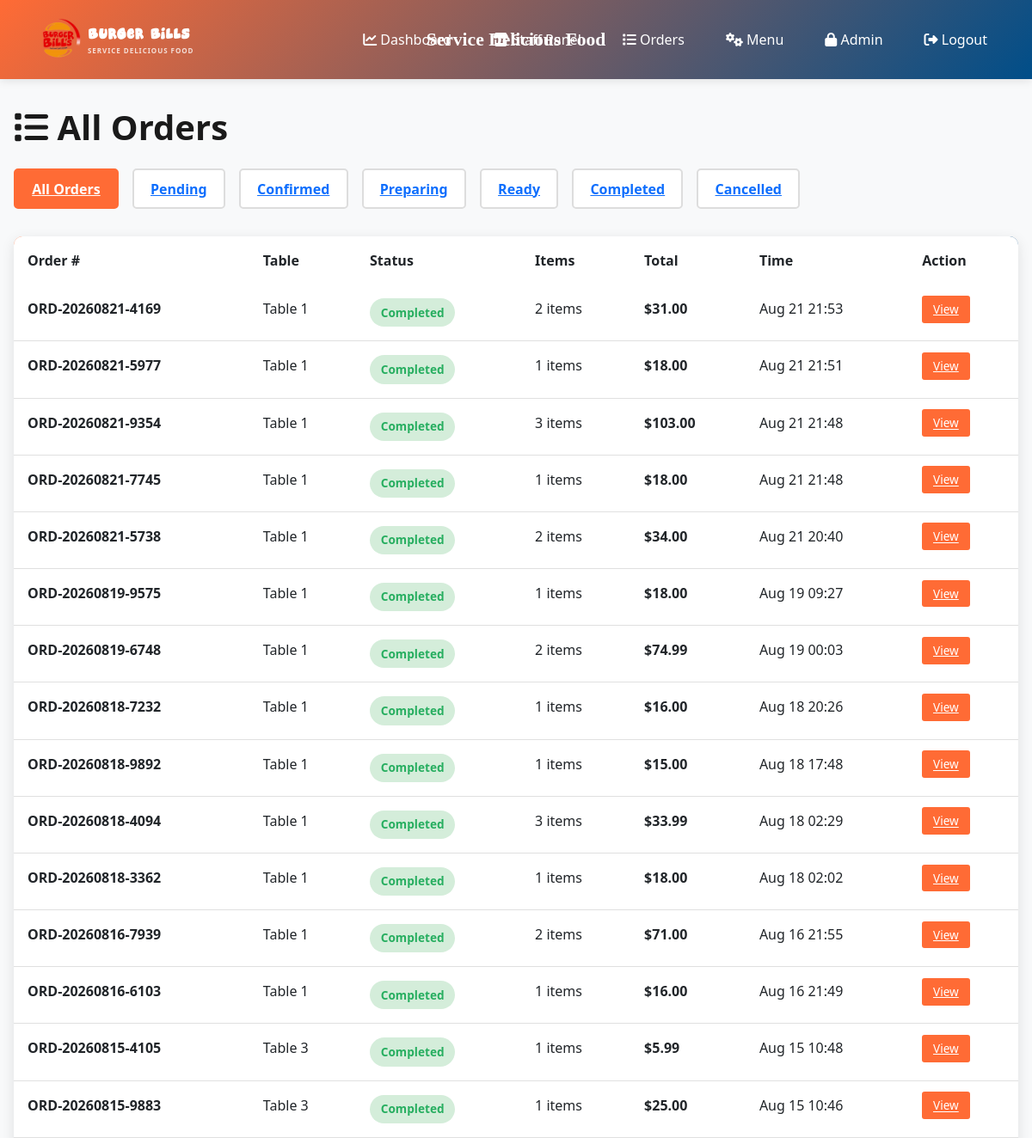
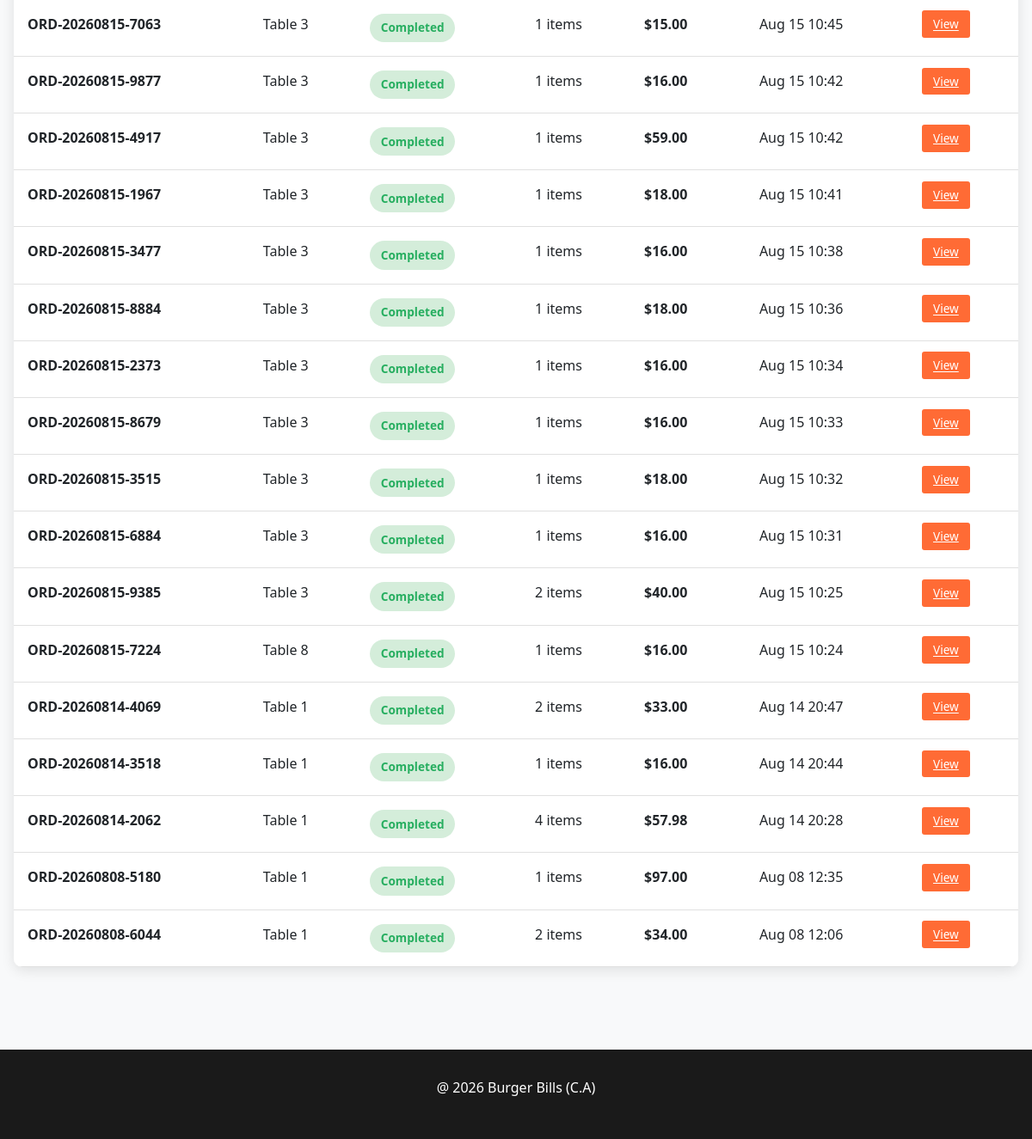
Screenshot of /orders/ (signed in) with the database file from the repository (2 pictures, top to bottom).
### menu/models.py (models this page shows, shortened)
class Order(models.Model):
    ORDER_STATUS_CHOICES = [
        ('pending', 'Pending'),
        ('confirmed', 'Confirmed'),
        ('preparing', 'Preparing'),
        ('ready', 'Ready'),
        ('completed', 'Completed'),
        ('cancelled', 'Cancelled'),
    ]
    ORDER_TYPE_CHOICES = [
        ('dine_in', 'Dine In'),
        ('pickup', 'Pickup'),
    ]
    table = models.ForeignKey(Table, on_delete=models.CASCADE, related_name='orders', null=True, blank=True)
    order_number = models.CharField(max_length=20, unique=True)
    status = models.CharField(max_length=20, choices=ORDER_STATUS_CHOICES, default='pending')
    order_type = models.CharField(max_length=20, choices=ORDER_TYPE_CHOICES, default='dine_in')
    customer_name = models.CharField(max_length=200, blank=True)
    customer_phone = models.CharField(max_length=20, blank=True)
    customer_email = models.EmailField(blank=True)
    total_amount = models.DecimalField(max_digits=10, decimal_places=2, default=0)
    special_instructions = models.TextField(blank=True)
    estimated_time = models.IntegerField(default=20, help_text="Estimated time in minutes")
    is_called = models.BooleanField(default=False, help_text="Customer has been called to pick up")
    called_at = models.DateTimeField(blank=True, null=True)
    cart_expires_at = models.DateTimeField(blank=True, null=True, help_text="Cart auto-expires after 5 minutes of inactivity")
    created_at = models.DateTimeField(auto_now_add=True)
    updated_at = models.DateTimeField(auto_now=True)
    completed_at = models.DateTimeField(blank=True, null=True)
    class Meta:
        ordering = ['-created_at']

class Table(models.Model):
    number = models.IntegerField(unique=True)
    capacity = models.IntegerField(default=4)
    qr_code = models.ImageField(upload_to='qr_codes/', blank=True, null=True)
    qr_access_token = models.UUIDField(default=uuid.uuid4, editable=False)
    qr_code_generated_at = models.DateTimeField(default=timezone.now, help_text="Timestamp when QR code was last generated")
    is_active = models.BooleanField(default=True)
    created_at = models.DateTimeField(auto_now_add=True)
    menu_access_timeout_minutes = models.IntegerField(
        default=60,
        help_text="Customer menu access expires after this many minutes of inactivity"
    )
    class Meta:
        ordering = ['number']

### menu/views.py (the view)
# urls.py: path('orders/', views.all_orders, name='all_orders'),
@login_required
def all_orders(request):
    if not request.user.is_staff:
        return redirect('index')
    status_filter = request.GET.get('status', '')
    if status_filter:
        orders = Order.objects.filter(status=status_filter).order_by('-created_at')
    else:
        orders = Order.objects.all().order_by('-created_at')
    context = {
        'orders': orders,
        'status_choices': Order.ORDER_STATUS_CHOICES,
        'selected_status': status_filter,
    }
    return render(request, 'menu/all_orders.html', context)

### templates/menu/all_orders.html (shortened to what this page needs)
{% extends 'menu/base.html' %}
{% block content %}
<h1><i class="fas fa-list"></i> All Orders</h1>
<div class="filter-section">
    <a href="{% url 'all_orders' %}" class="filter-btn {% if not selected_status %}active{% endif %}">
        All Orders
    </a>
    {% for status, label in status_choices %}
        <a href="?status={{ status }}" class="filter-btn {% if selected_status == status %}active{% endif %}">
            {{ label }}
        </a>
    {% endfor %}
</div>
{% if orders %}
    <div class="orders-table">
        <table class="table">
            <thead>
                <tr>
                    <th>Order #</th>
                    <th>Table</th>
                    <th>Status</th>
                    <th>Items</th>
                    <th>Total</th>
                    <th>Time</th>
                    <th>Action</th>
                </tr>
            </thead>
            <tbody>
                {% for order in orders %}
                    <tr>
                        <td class="order-number">{{ order.order_number }}</td>
                        <td>Table {{ order.table.number }}</td>
                        <td>
                            <span class="status-badge status-{{ order.status }}">
                                {% if order.status == 'pending' %}Pending
                                {% elif order.status == 'confirmed' %}Confirmed
                                {% elif order.status == 'preparing' %}Preparing
                                {% elif order.status == 'ready' %}Ready
                                {% elif order.status == 'completed' %}Completed
                                {% else %}{{ order.status|title }}{% endif %}
                            </span>
                        </td>
                        <td>{{ order.items.count }} items</td>
                        <td class="price">${{ order.total_amount }}</td>
                        <td>{{ order.created_at|date:"M d H:i" }}</td>
                        <td>
                            <a class="btn-sm btn-edit" href="{% url 'staff_order_receipt' order.id %}">
                                View
                            </a>
                        </td>
                    </tr>
                {% endfor %}
            </tbody>
        </table>
    </div>
{% else %}
    <div class="empty-state">
        <i class="fas fa-inbox"></i>
        <p>No orders found</p>
    </div>
{% endif %}
{% endblock %}

### templates/menu/base.html (shortened to what this page needs)
{% load static %}
<!DOCTYPE html>
<html lang="en">
<head>
    <link href="https://cdn.jsdelivr.net/npm/bootstrap@5.3.0/dist/css/bootstrap.min.css" rel="stylesheet">
    <link href="https://cdnjs.cloudflare.com/ajax/libs/font-awesome/6.4.0/css/all.min.css" rel="stylesheet">
</head>
<body>
    <nav class="navbar navbar-expand-lg navbar-dark">
        <div class="container-fluid">
            <a class="navbar-brand" href="/">
                {% load static %}
                <img src="{% static 'images/logo.png' %}" alt="Burger Bills Logo" class="navbar-logo">
                <span class="navbar-brand-copy">
                    <strong>Burger Bills</strong>
                    <small>Service Delicious Food</small>
                </span>
            </a>
            <div class="restaurant-navbar-heading{% if table %} table-number-badge{% endif %}"{% if table %} aria-label="Table {{ table.number }}"{% endif %}>
                {% if table %}{{ table.number }}{% else %}Service Delicious Food{% endif %}
            </div>
            {% block navigation %}
            <div class="collapse navbar-collapse" id="navbarNav">
                <ul class="navbar-nav ms-auto">
                    {% if user.is_authenticated %}
                        {% if user.is_staff %}
                            <li class="nav-item">
                                <a class="nav-link" href="/dashboard/">
                                    <i class="fas fa-chart-line"></i> Dashboard
                                </a>
                            </li>
                            <li class="nav-item">
                                <a class="nav-link" href="{% url 'staff_panel' %}">
                                    <i class="fas fa-store"></i> Staff Panel
                                </a>
                            </li>
                            <li class="nav-item">
                                <a class="nav-link" href="/orders/">
                                    <i class="fas fa-list"></i> Orders
                                </a>
                            </li>
                            <li class="nav-item">
                                <a class="nav-link" href="/menu-management/">
                                    <i class="fas fa-cogs"></i> Menu
                                </a>
                            </li>
                            <li class="nav-item">
                                <a class="nav-link" href="/admin/">
                                    <i class="fas fa-lock"></i> Admin
                                </a>
                            </li>
                            <li class="nav-item">
                                <a class="nav-link" href="{% if user.is_superuser %}{% url 'manager_logout' %}{% else %}{% url 'staff_logout' %}{% endif %}">
                                    <i class="fas fa-sign-out-alt"></i> Logout
                                </a>
                            </li>
                        {% endif %}
                    {% else %}
                        <li class="nav-item">
                            <a class="nav-link" href="/admin/">
                                <i class="fas fa-sign-in-alt"></i> Staff Login
                            </a>
                        </li>
                    {% endif %}
                </ul>
            </div>{% endblock %}
        </div>
    </nav>
    <div class="container-main">
        {% block content %}{% endblock %}
    </div>
    <footer class="footer">
        <p>@ 2026 Burger Bills (C.A)</p>
    </footer>
</body>
</html>

### templates/menu/all_orders.html (style rules this page uses)
.filter-section { display: flex; gap: 1rem; margin-bottom: 2rem; flex-wrap: wrap; }
.filter-btn { padding: 0.6rem 1.2rem; border: 2px solid #ddd; background: white; border-radius: 5px; cursor: pointer; font-weight: 600; transition: all 0.3s; }
.filter-btn:hover, .filter-btn.active { border-color: #FF6B35; background: #FF6B35; color: white; }
.orders-table { background: white; border-radius: 10px; overflow: hidden; box-shadow: 0 4px 15px rgba(0, 0, 0, 0.1); }
.table { margin-bottom: 0; }
.table thead { background: linear-gradient(135deg, #FF6B35 0%, #004E89 100%); color: white; }
.table th { border: none; font-weight: 700; padding: 1rem; }
.table td { border: none; padding: 1rem; border-bottom: 1px solid #e0e0e0; }
.status-badge { padding: 0.4rem 0.8rem; border-radius: 20px; font-size: 0.85rem; font-weight: 600; display: inline-block; }
.status-completed { background: #d4edda; color: #27ae60; }
.order-number { font-weight: 700; color: #FF6B35; }
.price { font-weight: 700; color: #FF6B35; }
.btn-sm { padding: 0.4rem 0.8rem; font-size: 0.85rem; border: none; border-radius: 3px; cursor: pointer; transition: all 0.2s; }
.btn-edit { background: #FF6B35; color: white; }

### rows the page displays
Order: order_number "ORD-20260821-4169", table.number "1", status "Completed", items.count "2", total_amount "31.00", created_at "Aug 21 21:53"
Order: order_number "ORD-20260821-5977", table.number "1", status "Completed", items.count "1", total_amount "18.00", created_at "Aug 21 21:51"
Order: order_number "ORD-20260821-9354", table.number "1", status "Completed", items.count "3", total_amount "103.00", created_at "Aug 21 21:48"
Order: order_number "ORD-20260821-7745", table.number "1", status "Completed", items.count "1", total_amount "18.00", created_at "Aug 21 21:48"
Order: order_number "ORD-20260821-5738", table.number "1", status "Completed", items.count "2", total_amount "34.00", created_at "Aug 21 20:40"
Order: order_number "ORD-20260819-9575", table.number "1", status "Completed", items.count "1", total_amount "18.00", created_at "Aug 19 09:27"
Order: order_number "ORD-20260819-6748", table.number "1", status "Completed", items.count "2", total_amount "74.99", created_at "Aug 19 00:03"
Order: order_number "ORD-20260818-7232", table.number "1", status "Completed", items.count "1", total_amount "16.00", created_at "Aug 18 20:26"
Order: order_number "ORD-20260818-9892", table.number "1", status "Completed", items.count "1", total_amount "15.00", created_at "Aug 18 17:48"
Order: order_number "ORD-20260818-4094", table.number "1", status "Completed", items.count "3", total_amount "33.99", created_at "Aug 18 02:29"
Order: order_number "ORD-20260818-3362", table.number "1", status "Completed", items.count "1", total_amount "18.00", created_at "Aug 18 02:02"
Order: order_number "ORD-20260816-7939", table.number "1", status "Completed", items.count "2", total_amount "71.00", created_at "Aug 16 21:55"
Order: order_number "ORD-20260816-6103", table.number "1", status "Completed", items.count "1", total_amount "16.00", created_at "Aug 16 21:49"
Order: order_number "ORD-20260815-4105", table.number "3", status "Completed", items.count "1", total_amount "5.99", created_at "Aug 15 10:48"
Order: order_number "ORD-20260815-9883", table.number "3", status "Completed", items.count "1", total_amount "25.00", created_at "Aug 15 10:46"
Order: order_number "ORD-20260815-7063", table.number "3", status "Completed", items.count "1", total_amount "15.00", created_at "Aug 15 10:45"
Order: order_number "ORD-20260815-9877", table.number "3", status "Completed", items.count "1", total_amount "16.00", created_at "Aug 15 10:42"
Order: order_number "ORD-20260815-4917", table.number "3", status "Completed", items.count "1", total_amount "59.00", created_at "Aug 15 10:42"
Order: order_number "ORD-20260815-1967", table.number "3", status "Completed", items.count "1", total_amount "18.00", created_at "Aug 15 10:41"
Order: order_number "ORD-20260815-3477", table.number "3", status "Completed", items.count "1", total_amount "16.00", created_at "Aug 15 10:38"
Order: order_number "ORD-20260815-8884", table.number "3", status "Completed", items.count "1", total_amount "18.00", created_at "Aug 15 10:36"
Order: order_number "ORD-20260815-2373", table.number "3", status "Completed", items.count "1", total_amount "16.00", created_at "Aug 15 10:34"
Order: order_number "ORD-20260815-8679", table.number "3", status "Completed", items.count "1", total_amount "16.00", created_at "Aug 15 10:33"
Order: order_number "ORD-20260815-3515", table.number "3", status "Completed", items.count "1", total_amount "18.00", created_at "Aug 15 10:32"
Order: order_number "ORD-20260815-6884", table.number "3", status "Completed", items.count "1", total_amount "16.00", created_at "Aug 15 10:31"
Order: order_number "ORD-20260815-9385", table.number "3", status "Completed", items.count "2", total_amount "40.00", created_at "Aug 15 10:25"
Order: order_number "ORD-20260815-7224", table.number "8", status "Completed", items.count "1", total_amount "16.00", created_at "Aug 15 10:24"
Order: order_number "ORD-20260814-4069", table.number "1", status "Completed", items.count "2", total_amount "33.00", created_at "Aug 14 20:47"
Order: order_number "ORD-20260814-3518", table.number "1", status "Completed", items.count "1", total_amount "16.00", created_at "Aug 14 20:44"
Order: order_number "ORD-20260814-2062", table.number "1", status "Completed", items.count "4", total_amount "57.98", created_at "Aug 14 20:28"
Order: order_number "ORD-20260808-5180", table.number "1", status "Completed", items.count "1", total_amount "97.00", created_at "Aug 08 12:35"
Order: order_number "ORD-20260808-6044", table.number "1", status "Completed", items.count "2", total_amount "34.00", created_at "Aug 08 12:06"

### other values shown
{{ label }} "Pending" "Confirmed" "Preparing" "Ready" "Completed" "Cancelled"
